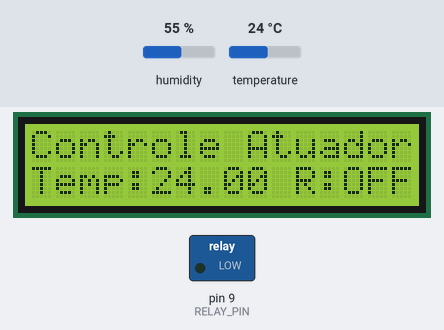
This sketch was run on a simulated Arduino Uno, built with avr-gcc and run on an emulated ATmega328P. Shown: 16×2 character LCD, switched loads named in the sketch (green lamp = pin HIGH). The inputs (shaded band) are chosen by the test bench; at power-on: temperature 24 °C, humidity 55 %. What the sketch prints to the serial monitor is not drawn.

Above: at 1.2 s.
1.3 s: temperature set to 29.6 °C
At 3.1 s:
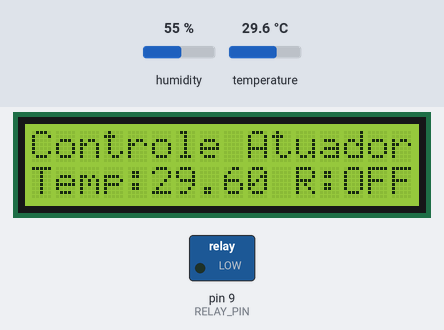
4.0 s: temperature set to 30.7 °C
At 5.0 s:
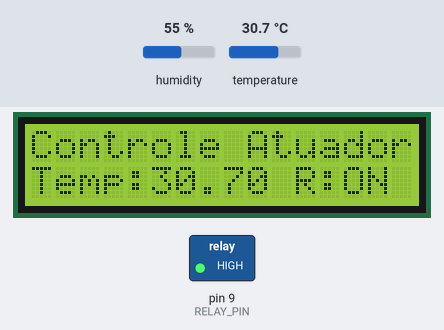
6.7 s: temperature set to 12 °C
At 8.9 s:
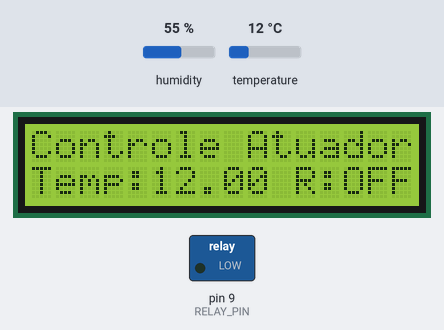
Timing chart, 0 to 10.4 s (numbered marks = the images above; inputs shaded):
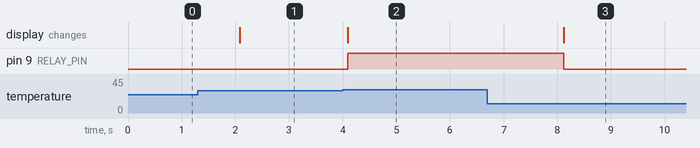

The sketch:

T0_1_3_Controle_Atuadores.ino
```cpp
// T0_1_3_Controle_Atuadores.ino
// Função: Controle e Monitoramento
// Artifact ID: 540da23e-139a-444b-8e62-ea86e2f4d580
// Versão: v1.0.1
// Data: 2025-04-20
// Iteração: 34
// Requisitos: RC1.3 (Controle de Atuadores)
// Descrição: Controla um relé com base na temperatura medida pelo DHT22, exibindo status no LCD e Serial Monitor.
// Diretório: docs/V1.01/codes/Controle_e_Monitoramento/T0_1_3

#include <DHT.h>
#include <LiquidCrystal.h>

#define DHTPIN 8 // Pino do sensor DHT22
#define DHTTYPE DHT22
#define RELAY_PIN 9 // Pino do relé
LiquidCrystal lcd(12, 11, 5, 4, 3, 2); // Pinos do LCD
DHT dht(DHTPIN, DHTTYPE);
const float TEMP_THRESHOLD = 30.0; // Limite de temperatura em °C

void setup() {
  Serial.begin(9600);
  while (!Serial) {
    ;
  }
  Serial.println("Teste T0.1.3 - Controle Atuadores Iniciado");

  pinMode(RELAY_PIN, OUTPUT);
  digitalWrite(RELAY_PIN, LOW); // Relé inicialmente desligado
  lcd.begin(16, 2);
  lcd.print("Controle Atuador");

  dht.begin();
  float temp = dht.readTemperature();
  if (isnan(temp)) {
    Serial.println("Erro: Falha ao inicializar o DHT22!");
    lcd.setCursor(0, 1);
    lcd.print("Erro DHT22!");
    while (1);
  }
}

void loop() {
  float temp = dht.readTemperature();
  if (isnan(temp)) {
    Serial.println("Erro: Falha na leitura do DHT22!");
    lcd.setCursor(0, 1);
    lcd.print("Erro Leitura!");
  } else {
    bool relayState = (temp > TEMP_THRESHOLD);
    digitalWrite(RELAY_PIN, relayState ? HIGH : LOW);

    lcd.setCursor(0, 1);
    lcd.print("Temp:");
    lcd.print(temp);
    lcd.print(" R:");
    lcd.print(relayState ? "ON " : "OFF");

    Serial.print("Temperatura: ");
    Serial.print(temp);
    Serial.print(" °C | Relé: ");
    Serial.println(relayState ? "LIGADO" : "DESLIGADO");
  }
  delay(1000);
}
```

Measured:
- the behaviour switches between 30 and 30.1 °C on temperature (found by bisection; images 1 and 2)
- after the input at 1.3 s, the display: changes after 0.79 s (image 1)
- after the input at 4.0 s, pin 9 (RELAY_PIN): LOW → HIGH after 0.09 s; the display: changes after 0.10 s (image 2)
- after the input at 6.7 s, pin 9 (RELAY_PIN): HIGH → LOW after 1.4 s; the display: changes after 1.4 s (image 3)
